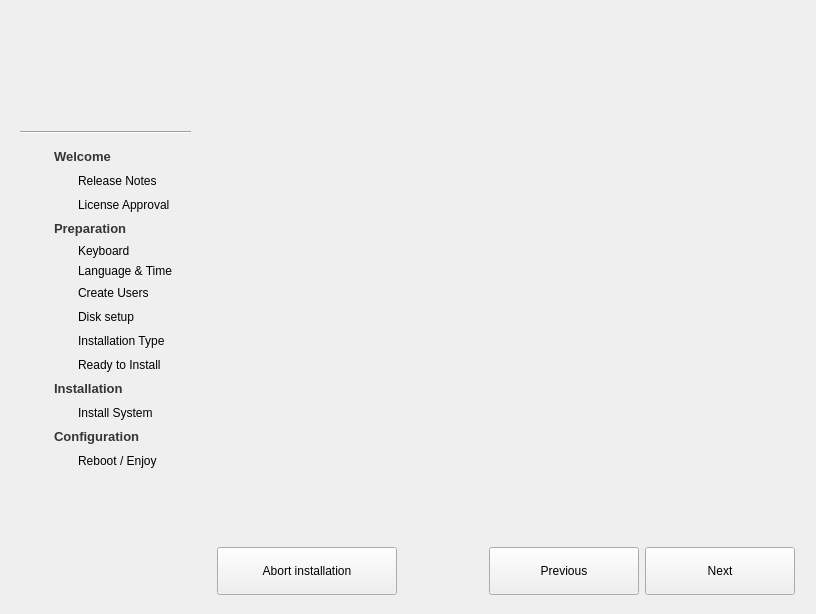
<?xml version="1.0" encoding="UTF-8"?>
<ui version="4.0">
 <class>Base</class>
 <widget class="QWidget" name="Base">
  <property name="geometry">
   <rect>
    <x>0</x>
    <y>0</y>
    <width>812</width>
    <height>612</height>
   </rect>
  </property>
  <property name="maximumSize">
   <size>
    <width>16777215</width>
    <height>16777215</height>
   </size>
  </property>
  <property name="windowTitle">
   <string>Installer</string>
  </property>
  <property name="styleSheet">
   <string notr="true"/>
  </property>
  <layout class="QGridLayout" name="gridLayout_6">
   <item row="0" column="0">
    <widget class="QFrame" name="leftSidebar">
     <property name="sizePolicy">
      <sizepolicy hsizetype="Maximum" vsizetype="Preferred">
       <horstretch>200</horstretch>
       <verstretch>0</verstretch>
      </sizepolicy>
     </property>
     <property name="minimumSize">
      <size>
       <width>190</width>
       <height>0</height>
      </size>
     </property>
     <property name="styleSheet">
      <string notr="true"/>
     </property>
     <property name="frameShape">
      <enum>QFrame::NoFrame</enum>
     </property>
     <property name="frameShadow">
      <enum>QFrame::Plain</enum>
     </property>
     <property name="lineWidth">
      <number>0</number>
     </property>
     <layout class="QVBoxLayout" name="verticalLayout_2">
      <property name="rightMargin">
       <number>10</number>
      </property>
      <property name="bottomMargin">
       <number>0</number>
      </property>
      <item>
       <layout class="QHBoxLayout" name="horizontalLayout_3">
        <property name="topMargin">
         <number>15</number>
        </property>
        <property name="rightMargin">
         <number>0</number>
        </property>
        <property name="bottomMargin">
         <number>10</number>
        </property>
        <item>
         <spacer name="horizontalSpacer">
          <property name="orientation">
           <enum>Qt::Horizontal</enum>
          </property>
          <property name="sizeHint" stdset="0">
           <size>
            <width>40</width>
            <height>20</height>
           </size>
          </property>
         </spacer>
        </item>
        <item>
         <widget class="QLabel" name="topIcon">
          <property name="minimumSize">
           <size>
            <width>80</width>
            <height>80</height>
           </size>
          </property>
          <property name="maximumSize">
           <size>
            <width>80</width>
            <height>80</height>
           </size>
          </property>
          <property name="text">
           <string/>
          </property>
          <property name="pixmap">
           <pixmap resource="../tribe.qrc">:/Images/images/install.png</pixmap>
          </property>
          <property name="scaledContents">
           <bool>true</bool>
          </property>
         </widget>
        </item>
        <item>
         <spacer name="horizontalSpacer_2">
          <property name="orientation">
           <enum>Qt::Horizontal</enum>
          </property>
          <property name="sizeHint" stdset="0">
           <size>
            <width>40</width>
            <height>20</height>
           </size>
          </property>
         </spacer>
        </item>
       </layout>
      </item>
      <item>
       <widget class="Line" name="line">
        <property name="orientation">
         <enum>Qt::Horizontal</enum>
        </property>
       </widget>
      </item>
      <item>
       <layout class="QGridLayout" name="gridLayout_2">
        <property name="leftMargin">
         <number>8</number>
        </property>
        <property name="topMargin">
         <number>8</number>
        </property>
        <property name="bottomMargin">
         <number>4</number>
        </property>
        <item row="0" column="0">
         <layout class="QGridLayout" name="gridLayout">
          <property name="leftMargin">
           <number>2</number>
          </property>
          <item row="0" column="0">
           <widget class="QLabel" name="welcomeIcon">
            <property name="minimumSize">
             <size>
              <width>18</width>
              <height>18</height>
             </size>
            </property>
            <property name="maximumSize">
             <size>
              <width>18</width>
              <height>18</height>
             </size>
            </property>
            <property name="text">
             <string/>
            </property>
           </widget>
          </item>
          <item row="0" column="1" colspan="2">
           <widget class="QLabel" name="label_2">
            <property name="text">
             <string>&lt;!DOCTYPE HTML PUBLIC &quot;-//W3C//DTD HTML 4.0//EN&quot; &quot;http://www.w3.org/TR/REC-html40/strict.dtd&quot;&gt;
&lt;html&gt;&lt;head&gt;&lt;meta name=&quot;qrichtext&quot; content=&quot;1&quot; /&gt;&lt;style type=&quot;text/css&quot;&gt;
p, li { white-space: pre-wrap; }
&lt;/style&gt;&lt;/head&gt;&lt;body style=&quot; font-family:'Sans Serif'; font-size:10pt; font-weight:400; font-style:normal;&quot;&gt;
&lt;p style=&quot; margin-top:0px; margin-bottom:0px; margin-left:0px; margin-right:0px; -qt-block-indent:0; text-indent:0px;&quot;&gt;&lt;span style=&quot; font-weight:600; color:#343434;&quot;&gt;Welcome&lt;/span&gt;&lt;/p&gt;&lt;/body&gt;&lt;/html&gt;</string>
            </property>
           </widget>
          </item>
          <item row="1" column="1">
           <widget class="QLabel" name="releaseIcon">
            <property name="minimumSize">
             <size>
              <width>18</width>
              <height>18</height>
             </size>
            </property>
            <property name="maximumSize">
             <size>
              <width>18</width>
              <height>18</height>
             </size>
            </property>
            <property name="text">
             <string/>
            </property>
           </widget>
          </item>
          <item row="1" column="2">
           <widget class="QLabel" name="label_3">
            <property name="text">
             <string>Release Notes</string>
            </property>
           </widget>
          </item>
          <item row="2" column="1">
           <widget class="QLabel" name="licenseIcon">
            <property name="minimumSize">
             <size>
              <width>18</width>
              <height>18</height>
             </size>
            </property>
            <property name="maximumSize">
             <size>
              <width>18</width>
              <height>18</height>
             </size>
            </property>
            <property name="text">
             <string/>
            </property>
           </widget>
          </item>
          <item row="2" column="2">
           <widget class="QLabel" name="licenseLabel">
            <property name="text">
             <string>License Approval</string>
            </property>
           </widget>
          </item>
         </layout>
        </item>
        <item row="2" column="0">
         <layout class="QGridLayout" name="gridLayout_4">
          <property name="leftMargin">
           <number>2</number>
          </property>
          <item row="0" column="0">
           <widget class="QLabel" name="installationIcon">
            <property name="minimumSize">
             <size>
              <width>18</width>
              <height>18</height>
             </size>
            </property>
            <property name="maximumSize">
             <size>
              <width>18</width>
              <height>18</height>
             </size>
            </property>
            <property name="text">
             <string/>
            </property>
           </widget>
          </item>
          <item row="0" column="1" colspan="2">
           <widget class="QLabel" name="label_11">
            <property name="text">
             <string>&lt;!DOCTYPE HTML PUBLIC &quot;-//W3C//DTD HTML 4.0//EN&quot; &quot;http://www.w3.org/TR/REC-html40/strict.dtd&quot;&gt;
&lt;html&gt;&lt;head&gt;&lt;meta name=&quot;qrichtext&quot; content=&quot;1&quot; /&gt;&lt;style type=&quot;text/css&quot;&gt;
p, li { white-space: pre-wrap; }
&lt;/style&gt;&lt;/head&gt;&lt;body style=&quot; font-family:'Sans Serif'; font-size:10pt; font-weight:400; font-style:normal;&quot;&gt;
&lt;p style=&quot; margin-top:0px; margin-bottom:0px; margin-left:0px; margin-right:0px; -qt-block-indent:0; text-indent:0px;&quot;&gt;&lt;span style=&quot; font-weight:600; color:#343434;&quot;&gt;Installation&lt;/span&gt;&lt;/p&gt;&lt;/body&gt;&lt;/html&gt;</string>
            </property>
           </widget>
          </item>
          <item row="1" column="1">
           <widget class="QLabel" name="installSystemIcon">
            <property name="minimumSize">
             <size>
              <width>18</width>
              <height>18</height>
             </size>
            </property>
            <property name="maximumSize">
             <size>
              <width>18</width>
              <height>18</height>
             </size>
            </property>
            <property name="text">
             <string/>
            </property>
           </widget>
          </item>
          <item row="1" column="2">
           <widget class="QLabel" name="label_13">
            <property name="text">
             <string>Install System</string>
            </property>
           </widget>
          </item>
         </layout>
        </item>
        <item row="3" column="0">
         <layout class="QGridLayout" name="gridLayout_5">
          <property name="leftMargin">
           <number>2</number>
          </property>
          <item row="0" column="0">
           <widget class="QLabel" name="configurationIcon">
            <property name="minimumSize">
             <size>
              <width>18</width>
              <height>18</height>
             </size>
            </property>
            <property name="maximumSize">
             <size>
              <width>18</width>
              <height>18</height>
             </size>
            </property>
            <property name="text">
             <string/>
            </property>
           </widget>
          </item>
          <item row="0" column="1" colspan="2">
           <widget class="QLabel" name="label_14">
            <property name="text">
             <string>&lt;!DOCTYPE HTML PUBLIC &quot;-//W3C//DTD HTML 4.0//EN&quot; &quot;http://www.w3.org/TR/REC-html40/strict.dtd&quot;&gt;
&lt;html&gt;&lt;head&gt;&lt;meta name=&quot;qrichtext&quot; content=&quot;1&quot; /&gt;&lt;style type=&quot;text/css&quot;&gt;
p, li { white-space: pre-wrap; }
&lt;/style&gt;&lt;/head&gt;&lt;body style=&quot; font-family:'Sans Serif'; font-size:10pt; font-weight:400; font-style:normal;&quot;&gt;
&lt;p style=&quot; margin-top:0px; margin-bottom:0px; margin-left:0px; margin-right:0px; -qt-block-indent:0; text-indent:0px;&quot;&gt;&lt;span style=&quot; font-weight:600; color:#343434;&quot;&gt;Configuration&lt;/span&gt;&lt;/p&gt;&lt;/body&gt;&lt;/html&gt;</string>
            </property>
           </widget>
          </item>
          <item row="3" column="2">
           <widget class="QLabel" name="label_16">
            <property name="text">
             <string>Reboot / Enjoy</string>
            </property>
           </widget>
          </item>
          <item row="3" column="1">
           <widget class="QLabel" name="doneIcon">
            <property name="minimumSize">
             <size>
              <width>18</width>
              <height>18</height>
             </size>
            </property>
            <property name="maximumSize">
             <size>
              <width>18</width>
              <height>18</height>
             </size>
            </property>
            <property name="text">
             <string/>
            </property>
           </widget>
          </item>
         </layout>
        </item>
        <item row="4" column="0">
         <spacer name="verticalSpacer">
          <property name="orientation">
           <enum>Qt::Vertical</enum>
          </property>
          <property name="sizeHint" stdset="0">
           <size>
            <width>20</width>
            <height>40</height>
           </size>
          </property>
         </spacer>
        </item>
        <item row="0" column="1">
         <spacer name="horizontalSpacer_4">
          <property name="orientation">
           <enum>Qt::Horizontal</enum>
          </property>
          <property name="sizeType">
           <enum>QSizePolicy::Fixed</enum>
          </property>
          <property name="sizeHint" stdset="0">
           <size>
            <width>5</width>
            <height>20</height>
           </size>
          </property>
         </spacer>
        </item>
        <item row="5" column="0">
         <widget class="QLabel" name="buildSignatureLabel">
          <property name="text">
           <string/>
          </property>
          <property name="alignment">
           <set>Qt::AlignCenter</set>
          </property>
         </widget>
        </item>
        <item row="1" column="0">
         <layout class="QGridLayout" name="gridLayout_8">
          <property name="leftMargin">
           <number>2</number>
          </property>
          <item row="5" column="1">
           <widget class="QLabel" name="keyboardIcon">
            <property name="text">
             <string/>
            </property>
           </widget>
          </item>
          <item row="6" column="2">
           <widget class="QLabel" name="label_24">
            <property name="text">
             <string>Language &amp; Time</string>
            </property>
           </widget>
          </item>
          <item row="0" column="0">
           <widget class="QLabel" name="preparationIcon">
            <property name="minimumSize">
             <size>
              <width>18</width>
              <height>18</height>
             </size>
            </property>
            <property name="maximumSize">
             <size>
              <width>18</width>
              <height>18</height>
             </size>
            </property>
            <property name="text">
             <string/>
            </property>
           </widget>
          </item>
          <item row="6" column="1">
           <widget class="QLabel" name="localeIcon">
            <property name="text">
             <string/>
            </property>
           </widget>
          </item>
          <item row="7" column="2">
           <widget class="QLabel" name="label_15">
            <property name="text">
             <string>Create Users</string>
            </property>
           </widget>
          </item>
          <item row="7" column="1">
           <widget class="QLabel" name="createuserIcon">
            <property name="minimumSize">
             <size>
              <width>18</width>
              <height>18</height>
             </size>
            </property>
            <property name="maximumSize">
             <size>
              <width>18</width>
              <height>18</height>
             </size>
            </property>
            <property name="text">
             <string/>
            </property>
           </widget>
          </item>
          <item row="10" column="2">
           <widget class="QLabel" name="label_21">
            <property name="text">
             <string>Ready to Install</string>
            </property>
           </widget>
          </item>
          <item row="10" column="1">
           <widget class="QLabel" name="readyInstallIcon">
            <property name="minimumSize">
             <size>
              <width>18</width>
              <height>18</height>
             </size>
            </property>
            <property name="maximumSize">
             <size>
              <width>18</width>
              <height>18</height>
             </size>
            </property>
            <property name="text">
             <string/>
            </property>
           </widget>
          </item>
          <item row="8" column="1">
           <widget class="QLabel" name="partitioningIcon">
            <property name="minimumSize">
             <size>
              <width>18</width>
              <height>18</height>
             </size>
            </property>
            <property name="maximumSize">
             <size>
              <width>18</width>
              <height>18</height>
             </size>
            </property>
            <property name="text">
             <string/>
            </property>
           </widget>
          </item>
          <item row="5" column="2">
           <widget class="QLabel" name="keyboardLabel">
            <property name="text">
             <string>Keyboard</string>
            </property>
           </widget>
          </item>
          <item row="8" column="2">
           <widget class="QLabel" name="label_25">
            <property name="text">
             <string>Disk setup</string>
            </property>
           </widget>
          </item>
          <item row="0" column="1" colspan="2">
           <widget class="QLabel" name="label_26">
            <property name="text">
             <string>&lt;!DOCTYPE HTML PUBLIC &quot;-//W3C//DTD HTML 4.0//EN&quot; &quot;http://www.w3.org/TR/REC-html40/strict.dtd&quot;&gt;
&lt;html&gt;&lt;head&gt;&lt;meta name=&quot;qrichtext&quot; content=&quot;1&quot; /&gt;&lt;style type=&quot;text/css&quot;&gt;
p, li { white-space: pre-wrap; }
&lt;/style&gt;&lt;/head&gt;&lt;body style=&quot; font-family:'Sans Serif'; font-size:10pt; font-weight:400; font-style:normal;&quot;&gt;
&lt;p style=&quot; margin-top:0px; margin-bottom:0px; margin-left:0px; margin-right:0px; -qt-block-indent:0; text-indent:0px;&quot;&gt;&lt;span style=&quot; font-weight:600; color:#343434;&quot;&gt;Preparation&lt;/span&gt;&lt;/p&gt;&lt;/body&gt;&lt;/html&gt;</string>
            </property>
           </widget>
          </item>
          <item row="9" column="2">
           <widget class="QLabel" name="label">
            <property name="text">
             <string>Installation Type</string>
            </property>
           </widget>
          </item>
          <item row="9" column="1">
           <widget class="QLabel" name="installationTypeIcon">
            <property name="minimumSize">
             <size>
              <width>18</width>
              <height>18</height>
             </size>
            </property>
            <property name="maximumSize">
             <size>
              <width>18</width>
              <height>18</height>
             </size>
            </property>
            <property name="text">
             <string/>
            </property>
           </widget>
          </item>
         </layout>
        </item>
       </layout>
      </item>
     </layout>
    </widget>
   </item>
   <item row="0" column="1">
    <layout class="QVBoxLayout" name="verticalLayout_3">
     <property name="leftMargin">
      <number>10</number>
     </property>
     <property name="topMargin">
      <number>10</number>
     </property>
     <property name="rightMargin">
      <number>10</number>
     </property>
     <property name="bottomMargin">
      <number>0</number>
     </property>
     <item>
      <widget class="QStackedWidget" name="stackedWidget">
       <property name="enabled">
        <bool>true</bool>
       </property>
       <property name="minimumSize">
        <size>
         <width>578</width>
         <height>520</height>
        </size>
       </property>
       <property name="maximumSize">
        <size>
         <width>16777215</width>
         <height>16777215</height>
        </size>
       </property>
       <widget class="QWidget" name="page_2"/>
      </widget>
     </item>
     <item>
      <layout class="QHBoxLayout" name="horizontalLayout">
       <property name="bottomMargin">
        <number>8</number>
       </property>
       <item>
        <widget class="QPushButton" name="abortButton">
         <property name="sizePolicy">
          <sizepolicy hsizetype="Minimum" vsizetype="Minimum">
           <horstretch>0</horstretch>
           <verstretch>0</verstretch>
          </sizepolicy>
         </property>
         <property name="minimumSize">
          <size>
           <width>180</width>
           <height>48</height>
          </size>
         </property>
         <property name="text">
          <string>Abort installation</string>
         </property>
        </widget>
       </item>
       <item>
        <spacer name="horizontalSpacer_3">
         <property name="orientation">
          <enum>Qt::Horizontal</enum>
         </property>
         <property name="sizeHint" stdset="0">
          <size>
           <width>40</width>
           <height>20</height>
          </size>
         </property>
        </spacer>
       </item>
       <item>
        <widget class="QPushButton" name="previousButton">
         <property name="sizePolicy">
          <sizepolicy hsizetype="Minimum" vsizetype="Minimum">
           <horstretch>0</horstretch>
           <verstretch>0</verstretch>
          </sizepolicy>
         </property>
         <property name="minimumSize">
          <size>
           <width>150</width>
           <height>48</height>
          </size>
         </property>
         <property name="text">
          <string comment="Previous Page">Previous</string>
         </property>
        </widget>
       </item>
       <item>
        <widget class="QPushButton" name="nextButton">
         <property name="sizePolicy">
          <sizepolicy hsizetype="Minimum" vsizetype="Minimum">
           <horstretch>0</horstretch>
           <verstretch>0</verstretch>
          </sizepolicy>
         </property>
         <property name="minimumSize">
          <size>
           <width>150</width>
           <height>48</height>
          </size>
         </property>
         <property name="text">
          <string comment="Next Page">Next</string>
         </property>
        </widget>
       </item>
      </layout>
     </item>
    </layout>
   </item>
  </layout>
 </widget>
 <resources>
  <include location="../tribe.qrc"/>
  <include location="../tribe.qrc"/>
 </resources>
 <connections/>
</ui>
